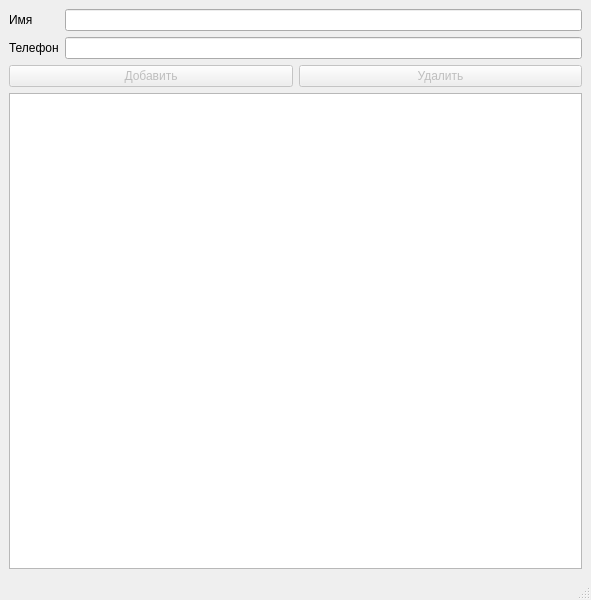
<?xml version="1.0" encoding="UTF-8"?>
<ui version="4.0">
 <class>MainWindow</class>
 <widget class="QMainWindow" name="MainWindow">
  <property name="geometry">
   <rect>
    <x>0</x>
    <y>0</y>
    <width>591</width>
    <height>600</height>
   </rect>
  </property>
  <property name="windowTitle">
   <string>Записная книжка</string>
  </property>
  <widget class="QWidget" name="centralwidget">
   <layout class="QGridLayout" name="gridLayout">
    <item row="0" column="0">
     <widget class="QLabel" name="name">
      <property name="text">
       <string>Имя</string>
      </property>
     </widget>
    </item>
    <item row="1" column="1">
     <widget class="QLineEdit" name="phone_edit"/>
    </item>
    <item row="0" column="1">
     <widget class="QLineEdit" name="name_edit"/>
    </item>
    <item row="2" column="0" colspan="2">
     <layout class="QHBoxLayout" name="btn_layout">
      <item>
       <widget class="QPushButton" name="btn_add">
        <property name="enabled">
         <bool>false</bool>
        </property>
        <property name="text">
         <string>Добавить</string>
        </property>
       </widget>
      </item>
      <item>
       <widget class="QPushButton" name="btn_del">
        <property name="enabled">
         <bool>false</bool>
        </property>
        <property name="text">
         <string>Удалить</string>
        </property>
       </widget>
      </item>
     </layout>
    </item>
    <item row="1" column="0">
     <widget class="QLabel" name="phone">
      <property name="text">
       <string>Телефон</string>
      </property>
     </widget>
    </item>
    <item row="3" column="0" colspan="2">
     <widget class="QListWidget" name="list"/>
    </item>
   </layout>
  </widget>
  <widget class="QMenuBar" name="menubar">
   <property name="geometry">
    <rect>
     <x>0</x>
     <y>0</y>
     <width>591</width>
     <height>26</height>
    </rect>
   </property>
  </widget>
  <widget class="QStatusBar" name="statusbar"/>
 </widget>
 <resources/>
 <connections/>
</ui>
